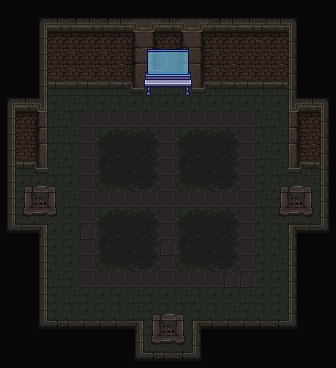

Below is a game level as drawn by its tile map, then a one-line description and the .tmx file that defines it, in full:
An orthogonal 21x23 tile map with 16x16 px tiles, 3 tile layers (Floor, Walls, Roof), 2 tilesets and 20 objects.

<map version="1.10" tiledversion="1.11.2" orientation="orthogonal" renderorder="right-down" width="21" height="23" tilewidth="16" tileheight="16" infinite="0" nextlayerid="11" nextobjectid="36">
 <tileset firstgid="1" source="../tilesets/mainRoom/tileset.tsx" />
 <tileset firstgid="2561" source="../tilesets/mainRoom/tilesStuff.tsx" />
 <layer id="1" name="Floor" width="21" height="23">
  <data encoding="csv">
328,328,328,328,328,332,332,332,332,332,332,332,332,332,328,332,328,328,328,328,328,
328,328,328,328,328,332,332,332,332,332,332,332,332,328,328,332,328,328,328,328,328,
328,328,328,328,328,328,328,328,328,331,331,331,328,328,328,328,328,328,328,328,328,
328,328,1403,1340,1339,1339,1340,1340,1403,587,1339,586,1403,1339,1403,1404,1339,1339,1404,328,328,
328,328,1404,1339,1340,1403,1404,1339,1403,651,1340,650,1339,1339,1339,1339,1340,1339,1339,328,328,
328,328,1403,1403,1403,1403,1403,1339,1404,1404,1404,1340,1403,1340,1404,1339,1340,1339,1340,328,328,
328,328,1340,1403,1404,1340,1403,1340,1339,1340,1339,1339,1340,1339,1403,1339,1340,1339,1340,328,328,
328,328,1339,1404,1340,879,879,879,879,879,879,879,879,879,879,879,1404,1340,1340,328,328,
328,328,1403,1404,1404,879,1723,1724,1725,1726,879,1723,1724,1725,1726,879,1340,1404,1340,328,328,
328,328,1340,1403,1340,879,1787,1788,1789,1790,879,1787,1788,1789,1790,879,1404,1339,1403,328,328,
1339,1403,1339,1404,1403,879,1851,1852,1853,1854,879,1851,1852,1853,1854,879,1403,1404,1339,1340,1339,
1339,1339,1339,1340,1339,879,1915,1916,1917,1918,879,1915,1916,1917,1918,879,1403,1340,1340,1404,1340,
1339,1339,1187,1339,1404,879,879,879,879,879,879,879,879,879,879,879,1404,1339,1187,1403,1339,
1403,1339,1340,1339,1339,879,1723,1724,1725,1726,879,1723,1724,1725,1726,879,1340,1339,1404,1403,1404,
1403,1340,1403,1339,1339,943,1787,1788,1789,1790,879,1787,1788,1789,1790,879,1403,1340,1404,1340,1340,
328,328,1403,1339,1403,879,1851,1852,1853,1854,943,1851,1852,1853,1854,879,1340,1340,1340,328,328,
328,328,1340,1340,1339,879,1915,1916,1917,1918,879,1915,1916,1917,1918,879,1403,1404,1339,328,328,
328,328,1404,1404,1403,879,879,879,879,879,879,879,879,879,943,943,1339,1339,1404,328,328,
328,328,1340,1403,1404,1403,1339,1403,1404,1403,1339,1404,1340,1339,1339,1404,1339,1403,1340,328,328,
328,328,1403,1403,1340,1339,1403,1340,1404,1403,1340,1340,1403,1340,1404,1403,1340,1339,1339,328,328,
328,328,1340,1404,1404,1404,1404,1403,1340,1403,1187,1339,1339,1404,1404,1404,1340,1403,1339,328,328,
328,328,328,328,328,328,328,328,1339,1404,1339,1403,1339,328,328,328,328,328,328,328,328,
328,328,328,328,328,328,328,328,340,1340,1404,1403,328,328,328,328,328,328,328,328,328
</data>
 </layer>
 <layer id="2" name="Walls" width="21" height="23">
  <data encoding="csv">
0,0,0,0,0,0,0,0,0,0,0,0,0,0,0,0,0,0,0,0,0,
0,0,79,454,455,454,455,457,458,459,454,458,459,455,457,454,456,457,70,0,0,
0,0,272,518,519,518,519,521,522,523,518,522,523,519,521,518,520,521,325,0,0,
0,0,272,582,583,582,583,585,586,3112,3113,3114,587,583,585,582,584,585,325,0,0,
0,0,272,646,647,646,647,649,650,3149,3150,3151,651,647,649,646,648,649,325,0,0,
0,0,272,710,711,710,711,713,714,2884,2885,2886,715,711,713,710,712,713,325,0,0,
79,454,464,0,0,0,0,0,0,0,0,0,0,0,0,0,0,0,453,457,70,
272,518,528,0,0,0,0,0,0,0,0,0,0,0,0,0,0,0,517,521,325,
272,582,592,0,0,0,0,0,0,0,0,0,0,0,0,0,0,0,581,585,325,
272,646,656,0,0,0,0,0,0,0,0,0,0,0,0,0,0,0,645,649,325,
272,710,720,0,0,0,0,0,0,0,0,0,0,0,0,0,0,0,709,713,325,
272,799,802,804,0,0,0,0,0,0,0,0,0,0,0,0,0,799,802,804,325,
272,927,0,932,0,0,0,0,0,0,0,0,0,0,0,0,0,927,0,932,325,
272,1119,1122,1124,0,0,0,0,0,0,0,0,0,0,0,0,0,1119,1122,1124,325,
73,205,210,0,0,0,0,0,0,0,0,0,0,0,0,0,0,0,195,205,76,
0,0,272,0,0,0,0,0,0,0,0,0,0,0,0,0,0,0,325,0,0,
0,0,272,0,0,0,0,0,0,0,0,0,0,0,0,0,0,0,325,0,0,
0,0,272,0,0,0,0,0,0,0,0,0,0,0,0,0,0,0,325,0,0,
0,0,272,0,0,0,0,0,0,0,0,0,0,0,0,0,0,0,325,0,0,
0,0,272,0,0,0,0,0,0,799,802,804,0,0,0,0,0,0,325,0,0,
0,0,73,198,206,206,206,206,210,927,150,932,195,206,206,206,206,207,76,0,0,
0,0,0,0,0,0,0,0,272,1119,1122,1124,325,0,0,0,0,0,0,0,0,
0,0,0,0,0,0,0,0,73,198,206,207,76,0,0,0,0,0,0,0,0
</data>
 </layer>
 <objectgroup id="5" name="Collision">
  <object id="2" x="39.5851" y="71.8383" width="2.38127" height="84.8227" />
  <object id="3" x="5.14875" y="146.207" width="36.0928" height="10.6032" />
  <object id="5" x="4.33625" y="227.955" width="37.462" height="6.7282" />
  <object id="6" x="36.7576" y="230.787" width="5.27127" height="97.911" />
  <object id="7" x="35.3438" y="323.045" width="102.652" height="4.94496" />
  <object id="10" x="133.6" y="325.474" width="4.49375" height="42.8089" />
  <object id="12" x="197.933" y="323.16" width="3.52739" height="45.1223" />
  <object id="13" x="198.15" y="323.073" width="100.152" height="4.9173" />
  <object id="14" x="293.852" y="227.842" width="4.45027" height="100.149" />
  <object id="15" x="295.517" y="227.964" width="38.5056" height="7.77564" />
  <object id="17" x="294.406" y="146.183" width="35.9039" height="10.6032" />
  <object id="18" x="294.031" y="72.9202" width="4.27127" height="83.1784" />
  <object id="19" x="40.7168" y="71.3876" width="257.118" height="5.48252" />
  <object id="30" x="2.5" y="147.625" width="7.4375" height="83.375" />
  <object id="31" x="325.938" y="146.188" width="8.0625" height="81.7273" />
  <object id="32" x="133.5" y="355.065" width="68.5" height="10.4348" />
 </objectgroup>
 <objectgroup id="6" name="DoorLeft" visible="0">
  <object id="27" x="33.9312" y="192.737" width="11.31" height="14.1189" />
 </objectgroup>
 <objectgroup id="7" name="DoorDown" visible="0">
  <object id="26" x="160.255" y="322.352" width="15.1364" height="12.2582" />
 </objectgroup>
 <objectgroup id="8" name="DoorRight" visible="0">
  <object id="28" x="289.241" y="193.737" width="14.1375" height="13.912" />
 </objectgroup>
 <objectgroup id="9" name="DoorUp" visible="0" />
 <objectgroup id="10" name="Computer">
  <object id="35" x="144.75" y="80.25" width="47" height="13.5" />
 </objectgroup>
 <layer id="4" name="Roof" width="21" height="23">
  <data encoding="csv">
0,0,0,0,0,0,0,0,0,0,0,0,0,0,0,0,0,0,0,0,0,
0,0,0,0,0,0,0,0,0,0,0,0,0,0,0,0,0,0,0,0,0,
0,0,0,0,0,0,0,0,0,0,0,0,0,0,0,0,0,0,0,0,0,
0,0,0,0,0,0,0,0,0,0,0,0,0,0,0,0,0,0,0,0,0,
0,0,0,0,0,0,0,0,0,0,0,0,0,0,0,0,0,0,0,0,0,
0,0,0,0,0,0,0,0,0,0,0,0,0,0,0,0,0,0,0,0,0,
0,0,0,0,0,0,0,0,0,0,0,0,0,0,0,0,0,0,0,0,0,
0,0,0,0,0,0,0,0,0,0,0,0,0,0,0,0,0,0,0,0,0,
0,0,0,0,0,0,0,0,0,0,0,0,0,0,0,0,0,0,0,0,0,
0,0,0,0,0,0,0,0,0,0,0,0,0,0,0,0,0,0,0,0,0,
0,0,0,0,0,0,0,0,0,0,0,0,0,0,0,0,0,0,0,0,0,
0,0,0,0,0,0,0,0,0,0,0,0,0,0,0,0,0,0,0,0,0,
0,0,0,0,0,0,0,0,0,0,0,0,0,0,0,0,0,0,0,0,0,
0,0,0,0,0,0,0,0,0,0,0,0,0,0,0,0,0,0,0,0,0,
0,0,0,0,0,0,0,0,0,0,0,0,0,0,0,0,0,0,0,0,0,
0,0,0,0,0,0,0,0,0,0,0,0,0,0,0,0,0,0,0,0,0,
0,0,0,0,0,0,0,0,0,0,0,0,0,0,0,0,0,0,0,0,0,
0,0,0,0,0,0,0,0,0,0,0,0,0,0,0,0,0,0,0,0,0,
0,0,0,0,0,0,0,0,0,0,0,0,0,0,0,0,0,0,0,0,0,
0,0,0,0,0,0,0,0,0,0,0,0,0,0,0,0,0,0,0,0,0,
0,0,0,0,0,0,0,0,0,0,0,0,0,0,0,0,0,0,0,0,0,
0,0,0,0,0,0,0,0,0,0,0,0,0,0,0,0,0,0,0,0,0,
0,0,0,0,0,0,0,0,0,0,0,0,0,0,0,0,0,0,0,0,0
</data>
 </layer>
</map>
